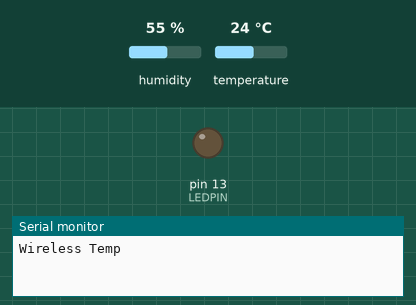
Recording of a sketch running on a simulated Arduino Uno, built with avr-gcc and run on an emulated ATmega328P. On the bench: output pins drawn as LEDs (lit = HIGH), the last lines printed to the serial monitor. Inputs (shaded band) come from the test bench; at power-on: humidity 55 %, temperature 24 °C. Pins used as bus, display or sensor lines are not drawn.

Above: at 1.0 s.
At 64.37 s:
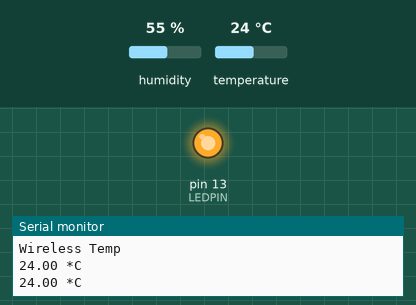
Timing chart, 0 to 80.9 s (numbered marks = the images above):
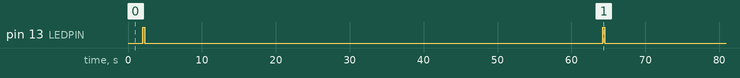

Measured:
- by itself, pin 13 (LEDPIN): alternates HIGH for 0.24 s and LOW for 62.0 s

The sketch:

TempSense.ino
```cpp
// Example testing sketch for various DHT humidity/temperature sensors
// Written by ladyada, public domain

#include "DHT.h"

#define DHTPIN  4     // PIN # for DHT22 Temperature Sensor
#define TXPIN   2    // PIN # for 433Mhz Transmitter
#define LEDPIN  13    // PIN # for LED Indicator

#define DHTTYPE DHT21   // DHT 21 (AM2301)

// Connect pin 1 (on the left) of the sensor to +5V
// NOTE: If using a board with 3.3V logic like an Arduino Due connect pin 1
// to 3.3V instead of 5V!
// Connect pin 2 of the sensor to whatever your DHTPIN is
// Connect pin 4 (on the right) of the sensor to GROUND
// Connect a 10K resistor from pin 2 (data) to pin 1 (power) of the sensor

// Initialize DHT sensor for normal 16mhz Arduino
DHT dht(DHTPIN, DHTTYPE);
// NOTE: For working with a faster chip, like an Arduino Due or Teensy, you
// might need to increase the threshold for cycle counts considered a 1 or 0.
// You can do this by passing a 3rd parameter for this threshold.  It's a bit
// of fiddling to find the right value, but in general the faster the CPU the
// higher the value.  The default for a 16mhz AVR is a value of 6.  For an
// Arduino Due that runs at 84mhz a value of 30 works.
// Example to initialize DHT sensor for Arduino Due:
//DHT dht(DHTPIN, DHTTYPE, 30);

unsigned long msg_timer = 60000; // Transmits a signal every 1 minute
unsigned long msg_gap = 32; //gap between packets

char buf[11]; //message to be built

void setup() {
  Serial.begin(9600);
  Serial.println("Wireless Temp");
  pinMode(LEDPIN,OUTPUT);
  pinMode(TXPIN, OUTPUT);
  dht.begin();
}

// Changed int to float
// num is in Celsius. Ex) 26.30
// Brian May 24, 2015
void make_message(float num) {

  // make up a TC6U message from the integer num (-500 to 499)

  // parity table  0 1 2 3 4 5 6 7 8 9
  char   ptable[]={
    0,1,1,2,1,2,2,3,1,2  }; //number of bits set
  int p;  //parity bit
  char h,t,d;  //hundreds,tens,digits

  p=0; //clear parity

  // preamble
  buf[0] = 0;
  buf[1] = 0xa;  //message length and start bits
  buf[2] = 0;    //type = temperature
  buf[3] = 0xf;  //device ID
  buf[4] = 0x0;  //bottom bit is parity

  // Adjusted digit mismatch in LA CROSSE WS-9016TWC
  // Brian May 24, 2015
  num = num * 10;

  // encode the integer
  num = num+500;
  h = num/100;

  buf[5] = h;  //save hundreds
  p += ptable[h];  //update parity calculation
  num = num - h*100;
  t = num/10;
  buf[6] = t; //save tens
  p += ptable[t];  //update parity
  d = num - t*10;
  buf[7] = d; //save digits
  p += ptable[d];
  buf[8] = h; //second copy of hundreds digit
  buf[9] = t; //second copy of tens digit

  //if value parity odd, set message parity bit
  if ( (p&1) == 1) buf[4] |= 1;
  //calculate and store checksum
  buf[10] = (buf[1]+buf[3]+buf[4]+buf[5]+buf[6]+buf[7]+buf[8]+buf[9])&0x0F;
}

void send_one(char s) { //s=1 for short TXPIN off. 4th bit of quartet
  digitalWrite(TXPIN,HIGH);
  delayMicroseconds(588);
  digitalWrite(TXPIN,LOW);
  if (s) delayMicroseconds(1020);
  else delayMicroseconds(1088);
}

void send_zero(char s) { //s=1 for short TX off, 4th bit of quartet
  digitalWrite(TXPIN,HIGH);
  delayMicroseconds(1400);
  digitalWrite(TXPIN,LOW);
  if (s) delayMicroseconds(1020);
  else delayMicroseconds(1088);
}

void send_burst(char *msg) {
  char i,c;

  for(i=0; i<12; i++) {

    c = *msg++;  //values in lower 4 bits

    //unroll inner loop, send a quartet

    if(c&8) send_one(0);
    else send_zero(0);
    if(c&4) send_one(0);
    else send_zero(0);
    if(c&2) send_one(0);
    else send_zero(0);
    if(c&1) send_one(1); //"short tx off" (1020 us) for last bit
    else send_zero(1);
  }
}

// Changed int to float
// Brian May 24, 2015
void send_message(float num) {
  digitalWrite(LEDPIN,HIGH);
  make_message(num);
  send_burst(buf);
  delay(msg_gap);
  send_burst(buf);
  digitalWrite(LEDPIN,LOW);
}

void loop() {
  // Wait a few seconds between measurements.
  delay(2000);

  // Reading temperature or humidity takes about 250 milliseconds!
  // Sensor readings may also be up to 2 seconds 'old' (its a very slow sensor)
  float t = dht.readTemperature();

  // Check if any reads failed and exit early (to try again).
  if (isnan(t)) {
    Serial.println("Failed to read from DHT sensor!");
    return;
  }

  Serial.print(t);
  Serial.println(" *C\t");

  send_message(t); // t is in Celisius. Ex) 26.30
  delay(msg_timer);
}
```
